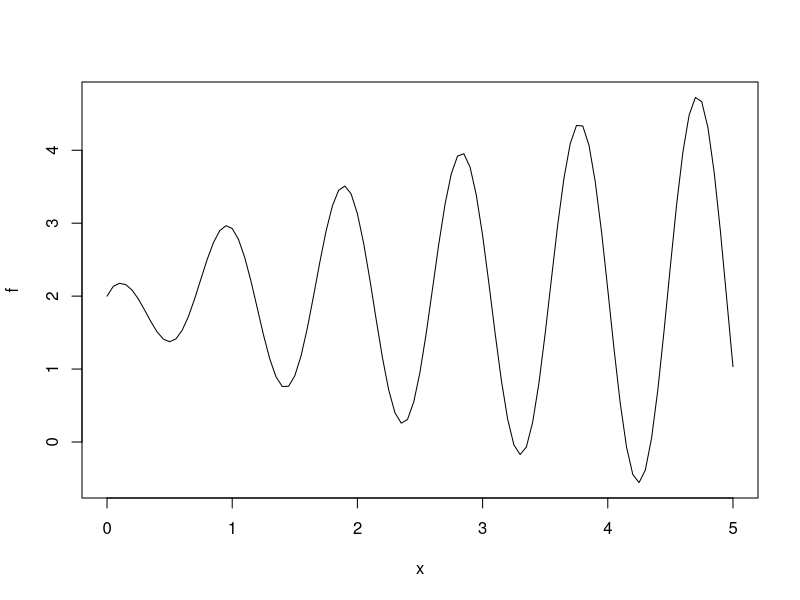
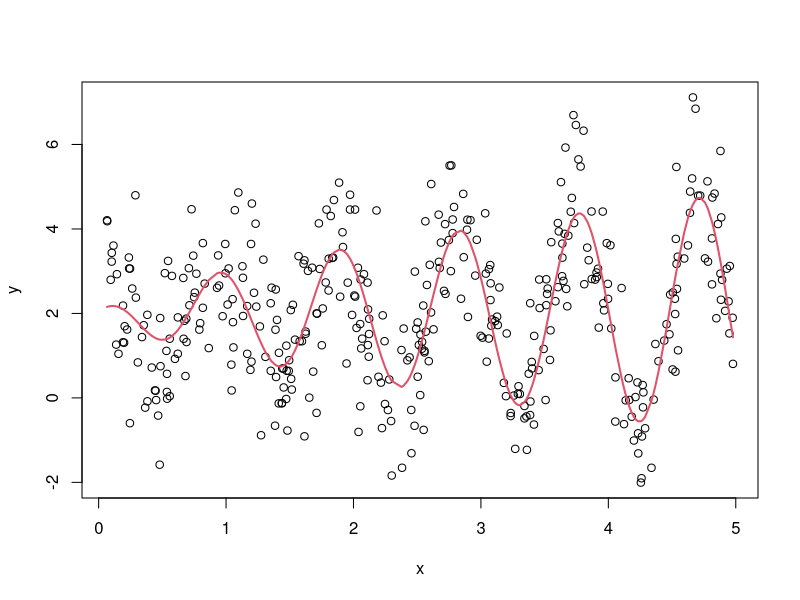
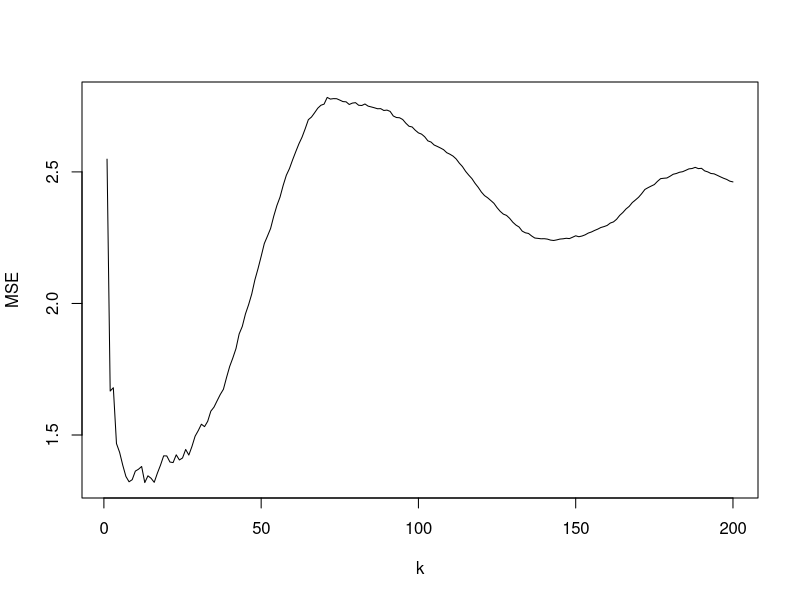
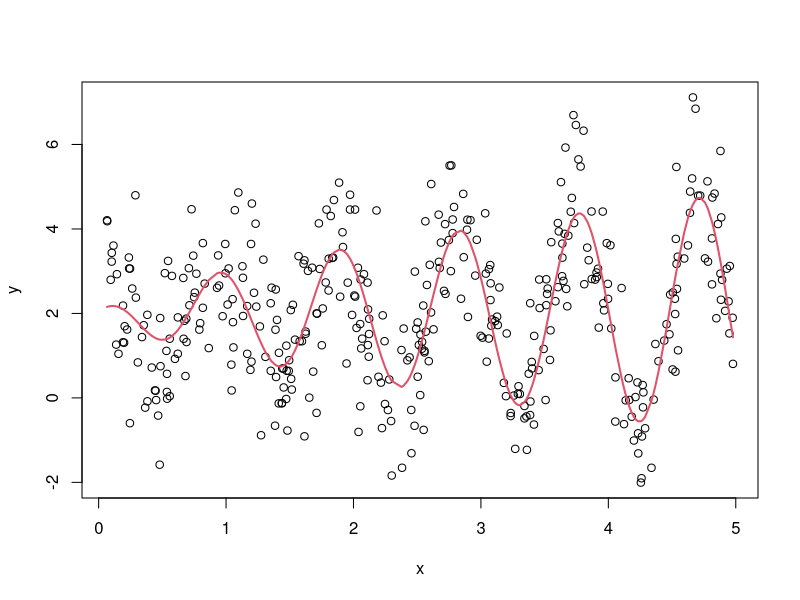

Recreate these plots in R, in order. (Note: this script raises an error after producing the figures.)
#You can try to modify the denominator inside the cosine to change the complexity of f*
f=function(x){
  y=2+x^(.2)*cos(x/.15)/x^-.45
  return(y) }
plot(f,0,5)

#Points simulation: you change n and sigma
N=400
sigma=1.2
x=runif(N,0,5);x=sort(x)  #For convenience, the input x is sorted
y=rep(0,times=N)
for(i in 1:N){
  y[i]=f(x[i])+rnorm(1,0,sigma)
}
plot(x,y)
points(x,f(x),type="l",col=2,lwd=2)

data = cbind(x,y)

# Creaci?n de train y test
ss=seq(1:N)
ss=sample(ss,N,replace=F)
ss1=ss[1:300]
ss2=ss[301:N]


y_train=y[ss1]
x_train=x[ss1]
y_test=y[ss2]
x_test=x[ss2]


MSE <- vector()

#Estimator by k-neighbors
#k es el numero de vecinos y test=TRUE/FALSE determina si se estima sobre
#un grid cualquiera (FALSE) o sobre los x en la muestra de test (TRUE)
kn=function(k,test){
  if(test=="FALSE"){z=seq(0,5,by=0.01);ll=length(z)}  #predict on train
  if(test=="TRUE"){z=x_test;ll=length(z)}    #x_test is the name of set for prediction
  nk=rep(0,times=ll)
  for(j in 1:ll){
    veci=which(abs(z[j]-x_train) %in% sort(abs(z[j]-x_train))[1:k])
    nk[j]=sum(y_train[veci])/k
  }
  
  return(nk) 
  
}

#Graficando el estimador
for(k in 1:200){
  pred = kn(k,T)
  MSE[k] = mean((pred-y_test)^2)
  
}

plot(MSE, type="l", xlab = 'k')

min(MSE)
which.min(MSE) # 15
# Error irreducible es 1.44



k=14 #Puede cambiarlo


plot(x,y)
points(x,f(x),type="l",col=2,lwd=2)
points(z,kn(k,T),type="l",col=4,lwd=2)
points(z,kn(200,T),type="l",col=4,lwd=2)



##### b #######
#You can try to modify the denominator inside the cosine to change the complexity of f*
f=function(x){
  y=2+x^(.2)*cos(x/.15)/x^-.45
  return(y) }
plot(f,0,5)

#Points simulation: you change n and sigma
N=600
sigma=1.2
x=runif(N,0,5);x=sort(x)  #For convenience, the input x is sorted
y=rep(0,times=N)
for(i in 1:N){
  y[i]=f(x[i])+rnorm(1,0,sigma)
}
plot(x,y)
points(x,f(x),type="l",col=2,lwd=2)

ss=seq(1:N)
ss=sample(ss,N,replace=F)
ss1=ss[1:300]
ss2=ss[301:N]


y_train=y[ss1]
x_train=x[ss1]
y_test=y[ss2]
x_test=x[ss2]



MSE_600 <- vector()

#Estimator by k-neighbors
#k es el numero de vecinos y test=TRUE/FALSE determina si se estima sobre
#un grid cualquiera (FALSE) o sobre los x en la muestra de test (TRUE)
kn=function(k,test){
  if(test=="FALSE"){z=seq(0,5,by=0.01);ll=length(z)}  #predict on train
  if(test=="TRUE"){z=x_test;ll=length(z)}    #x_test is the name of set for prediction
  nk=rep(0,times=ll)
  for(j in 1:ll){
    veci=which(abs(z[j]-x_train) %in% sort(abs(z[j]-x_train))[1:k])
    nk[j]=sum(y_train[veci])/k
  }
  
  return(nk) 
  
}

#Graficando el estimador


for(k in 1:200){
  pred = kn(k,T)
  MSE_600[k] = mean((pred-y_test)^2)
  
}

plot(MSE_600, type="l", xlab = 'k')
min(MSE_600)
which.min(MSE_600) # 16
# Error irreducible es 1.44


##### c ##########  CV y LOO
N=400
sigma=1.2
x=runif(N,0,5);x=sort(x)  #For convenience, the input x is sorted
y=rep(0,times=N)
for(i in 1:N){
  y[i]=f(x[i])+rnorm(1,0,sigma)
}
plot(x,y)
points(x,f(x),type="l",col=2,lwd=2)

ss=seq(1:N)
ss=sample(ss,N,replace=F)

y=y[ss]
x=x[ss]

data = cbind(x,y)

## CV
# Aleatorizar
data <-data[sample(nrow(data)),]

# Partir
folds <- cut(seq(1,nrow(data)),breaks=10,labels=FALSE)

# 10 CV
MSE_final= vector()

for(k in 1:200){
  MSE = vector()
  
  
  for(i in 1:10){
    test_i <- which(folds==i,arr.ind=TRUE)
    test <- data[test_i, ]
    x_test = test[,1]
    y_test = test[,2]
    train <- data[-test_i, ]
    x_train = train[,1]
    y_train = train[,2]
    
    pred = kn(k,T)
    MSE[i] = mean((pred-y_test)^2)
  }
  MSE_final[k] = mean(MSE)
}
plot(MSE_final, type = 'l', xlab = 'k', ylab = 'MSE')
which.min(MSE_final)
min(MSE_final)


# LOO
folds <- cut(seq(1,nrow(data)),breaks=N,labels=FALSE)

MSE_final_LOO= vector()

for(k in 1:200){
  MSE = vector()
  
  
  for(i in 1:N){
    test_i <- which(folds==i,arr.ind=TRUE)
    test <- data[test_i,]
    x_test = test[1]
    y_test = test[2]
    train <- data[-test_i, ]
    x_train = train[,1]
    y_train = train[,2]
    
    pred = kn(k,T)
    MSE[i] = mean((pred-y_test)^2)
  }
  MSE_final_LOO[k] = mean(MSE)
}
plot(MSE_final_LOO, type = 'l', xlab = 'k', ylab = 'MSE')
which.min(MSE_final_LOO)
min(MSE_final_LOO)



#### d ######

#You can try to modify the denominator inside the cosine to change the complexity of f*
f=function(x){
  y=2+x^(.2)*cos(x/.15)/x^-.45
  return(y) }
plot(f,0,5)

#Points simulation: you change n and sigma
N=400
#sigma=1.2
#sigma=2
sigma = 2
x=runif(N,0,5);x=sort(x)  #For convenience, the input x is sorted
y=rep(0,times=N)
for(i in 1:N){
  y[i]=f(x[i])+rnorm(1,0,sigma)
}
#plot(x,y)
#points(x,f(x),type="l",col=2,lwd=2)

ss=seq(1:N)
ss=sample(ss,N,replace=F)
ss1=ss[1:300]
ss2=ss[301:N]


y_train=y[ss1]
x_train=x[ss1]
y_test=y[ss2]
x_test=x[ss2]


MSE_2 <- vector()

#Estimator by k-neighbors
#k es el numero de vecinos y test=TRUE/FALSE determina si se estima sobre
#un grid cualquiera (FALSE) o sobre los x en la muestra de test (TRUE)
kn=function(k,test){
  if(test=="FALSE"){z=seq(0,5,by=0.01);ll=length(z)}  #predict on train
  if(test=="TRUE"){z=x_test;ll=length(z)}    #x_test is the name of set for prediction
  nk=rep(0,times=ll)
  for(j in 1:ll){
    veci=which(abs(z[j]-x_train) %in% sort(abs(z[j]-x_train))[1:k])
    nk[j]=sum(y_train[veci])/k
  }
  
  return(nk) 
  
}

#Graficando el estimador


for(k in 1:200){
  pred = kn(k,T)
  MSE_2[k] = mean((pred-y_test)^2)
  
}

plot(MSE_1.2, type = 'l', xlab = 'k', ylab = 'MSE',ylim = c(0, 9))
lines(MSE_2, col = 2)
lines(MSE_0.5, col = 4)
min(MSE)
which.min(MSE_1.2)
which.min(MSE_2)
which.min(MSE_0.5)


##################### e Bootstrap ##################### 

N=400
sigma=1.2
x=runif(N,0,5);x=sort(x)  #For convenience, the input x is sorted
y=rep(0,times=N)
for(i in 1:N){
  y[i]=f(x[i])+rnorm(1,0,sigma)
}
plot(x,y)
points(x,f(x),type="l",col=2,lwd=2)

ss=seq(1:N)
ss=sample(ss,N,replace=F)
ss=ss[1:400]

y_train=y[ss]
x_train=x[ss]

MSE <- vector()

#Estimator by k-neighbors
#k es el numero de vecinos y test=TRUE/FALSE determina si se estima sobre
#un grid cualquiera (FALSE) o sobre los x en la muestra de test (TRUE)
kn=function(k,test){
  if(test=="FALSE"){z=seq(0,5,by=0.01);ll=length(z)}  #predict on train
  if(test=="TRUE"){z=x_train;ll=length(z)}    #x_test is the name of set for prediction
  nk=rep(0,times=ll)
  for(j in 1:ll){
    veci=which(abs(z[j]-x_train) %in% sort(abs(z[j]-x_train))[1:k])
    nk[j]=sum(y_train[veci])/k
  }
  
  return(nk) 
}
k = 9
pred = kn(k,T)
xpred = x_train
plot(xpred, pred)

### Bootstrap final con 500 resamples ###

B = 500
ybar_boot = rep(0,times=B) # Creacion de vector vac?o
xbar_boot = rep(2,times=B)

for(i in 1:B)
{
  sampl = sample(seq(1:N), N, replace = T) # T: Muestreo con remplazo
  x_train = x[sampl]
  y_train = y[sampl]
  x_test = 2
  
  ybar_boot[i] = kn(10, T)
}

plot(density(ybar_boot))  # Plot de medidas obtenidas con el bootstrap
c(quantile(ybar_boot,0.025),quantile(ybar_boot,0.975))
